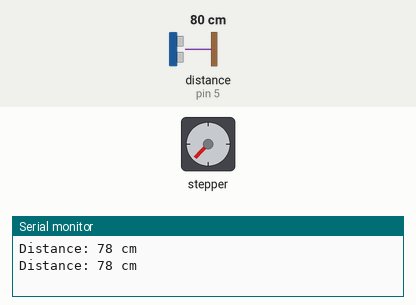
Recording of a sketch running on a simulated Arduino Uno, built with avr-gcc and run on an emulated ATmega328P. On the bench: stepper motor, the last lines printed to the serial monitor. Wiring (inferred from the names in the program): ultrasonic range finder: trigger pin 6; echo pin 5. Inputs (shaded band) come from the test bench; at power-on: distance to the obstacle (sensor on pin 5) 80 cm. The echo pulse lasts 58.3 µs per cm; stepper angles assume 100 steps per turn.

Above: at 1.8 s.
1.9 s: distance to the obstacle (sensor on pin 5) set to 299 cm
At 2.17 s:
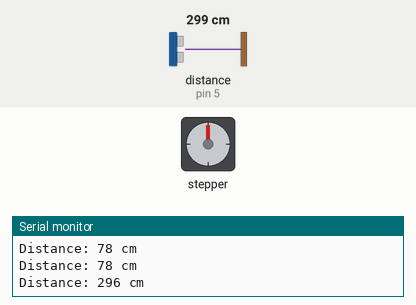
5.4 s: distance to the obstacle (sensor on pin 5) set to 9 cm
At 5.55 s:
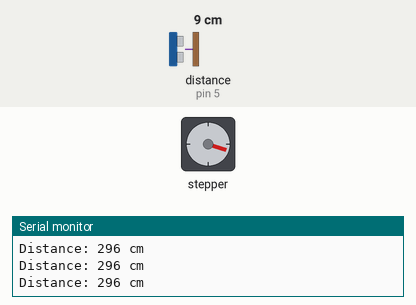
9.5 s: distance to the obstacle (sensor on pin 5) set to 250 cm
At 10.11 s:
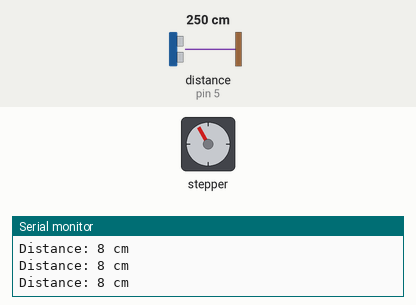
13.6 s: distance to the obstacle (sensor on pin 5) set to 18 cm
17.7 s: distance to the obstacle (sensor on pin 5) set to 120 cm
Timing chart, 0 to 73.4 s (numbered marks = the images above; inputs shaded):
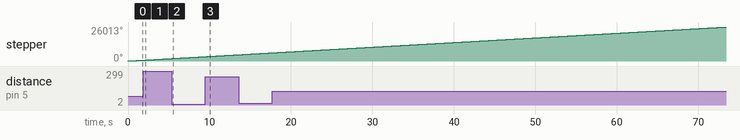

The sketch:

stepper_motor.ino
```cpp
#include <Stepper.h>
const int stepsPerRevolution = 100;
// change this to fit the number of steps per revolution
// for your motor
// initialize the stepper library on pins 8 through 11:
Stepper myStepper(stepsPerRevolution, 8, 9, 10, 11);

int trigPin = 6;
int echoPin = 5;

long duration; //duration of sound wave travel
int distance;

void setup() {
   pinMode(trigPin, OUTPUT);
   pinMode(echoPin, INPUT);
   // set the speed at 60 rpm:
   myStepper.setSpeed(60);
   // initialize the serial port:
   Serial.begin(9600);
}

void loop() {
  //ultrasound code
  digitalWrite(trigPin, LOW);
  delayMicroseconds(2);
  digitalWrite(trigPin, HIGH);
  delayMicroseconds(10);
  digitalWrite(trigPin, LOW);
  duration = pulseIn(echoPin, HIGH);
  distance = duration * 0.034 / 2;
  Serial.print("Distance: ");
  Serial.print(distance);
  Serial.println(" cm");

  if (distance >=5)
  {
    // step one revolution in the other direction:
    myStepper.step(stepsPerRevolution);
  }
  else
  {
    delay(2000);
  }

   // step one revolution in the other direction:
   //myStepper.step(stepsPerRevolution);
}
```
